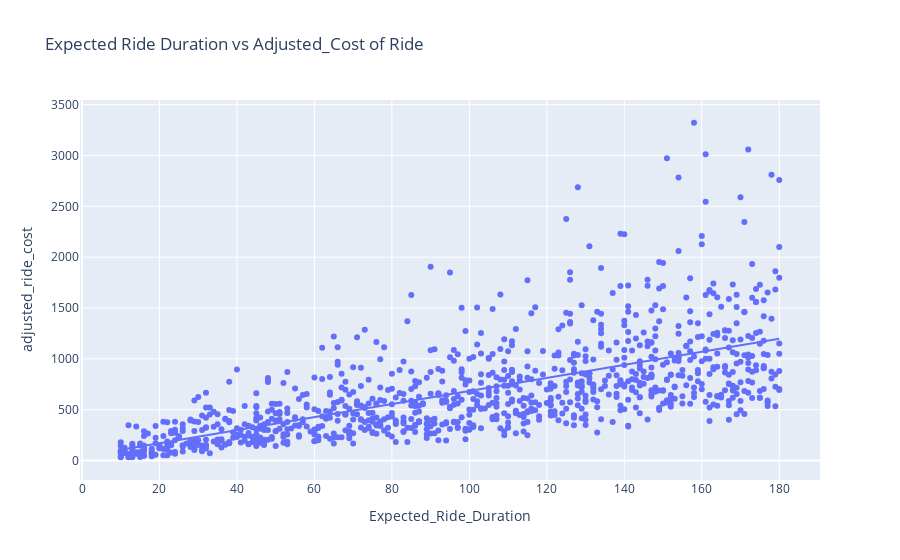

The cell this chart's notebook holds for it:
### Code cell
fig = px.scatter(data, 
                 x='Expected_Ride_Duration', 
                 y='adjusted_ride_cost',
                 title='Expected Ride Duration vs Adjusted_Cost of Ride', 
                 trendline='ols')
fig.show()

### Figure 1 — Plotly figure (JSON) as saved in the notebook; plotly's stock layout.template omitted (floating-point values rounded to 4 significant figures; data arrays with more than 128 entries replaced by an {"elided": "..."} marker saying what was removed)
{"data": [{"hovertemplate": "Expected_Ride_Duration=%{x}<br>adjusted_ride_cost=%{y}<extra></extra>", "legendgroup": "", "marker": {"color": "#636efa", "symbol": "circle"}, "mode": "markers", "name": "", "orientation": "v", "showlegend": false, "type": "scatter", "x": {"elided": "1000 int values"}, "xaxis": "x", "y": {"elided": "1000 float values"}, "yaxis": "y"}, {"hovertemplate": "<b>OLS trendline</b><br>adjusted_ride_cost = 6.41066 * Expected_Ride_Duration + 42.715<br>R<sup>2</sup>=0.426517<br><br>Expected_Ride_Duration=%{x}<br>adjusted_ride_cost=%{y} <b>(trend)</b><extra></extra>", "legendgroup": "", "marker": {"color": "#636efa", "symbol": "circle"}, "mode": "lines", "name": "", "showlegend": false, "type": "scatter", "x": {"elided": "1000 int values"}, "xaxis": "x", "y": {"elided": "1000 float values"}, "yaxis": "y"}], "layout": {"legend": {"tracegroupgap": 0}, "title": {"text": "Expected Ride Duration vs Adjusted_Cost of Ride"}, "xaxis": {"anchor": "y", "domain": [0, 1], "title": {"text": "Expected_Ride_Duration"}}, "yaxis": {"anchor": "x", "domain": [0, 1], "title": {"text": "adjusted_ride_cost"}}}}
